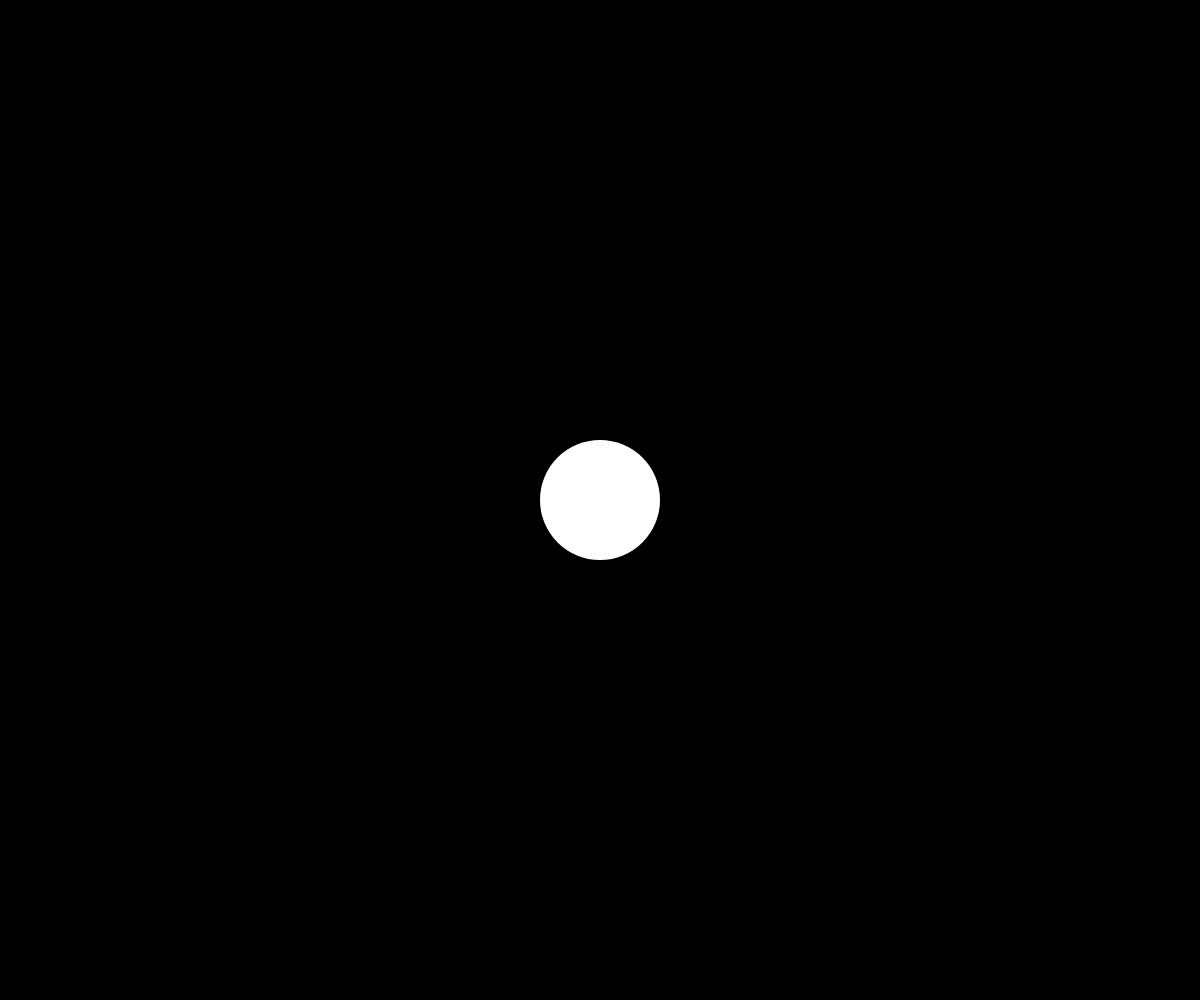
Frame 1 (no input)
Frame 60 (no input): identical to frame 1, image omitted
Frame 120 (the mouse pressed at the canvas centre since frame 60): identical to frame 1, image omitted

The p5.js sketch that drew this single still picture (run headless with seeded random() and noise() and a simulated clock; from frame 60 on, the mouse is pressed at the canvas centre):

// p5.js sketch
// ── sketch.js
/*
 * © 2026 Schultzschultz. Created for 'Schultzschultz Creative Coding Masterclass'.
 * For educational use only. All rights reserved.
 *
 * -------------------------
 * p5.js iOS Motion Sensor
 * -------------------------
 *
 * A single ball steered by device tilt. Bounces off window edges.
 *
 * - requestMotionPermission(): iOS 13+ permission gate, called from the HTML button.
 */


// ── State ──────────────────────────────────────────────────────────────────

let permissionGranted = false; // true once the user approves motion access

// Ball position and velocity
let bx, by, vx, vy;

const BALL_RADIUS   = 60;
const GRAVITY_SCALE = 25.8;  // how strongly tilt steers the ball
const DAMPING       = 0.5; // energy kept on each edge bounce (0–1)


// ── p5.js lifecycle ────────────────────────────────────────────────────────

// Runs once when the sketch starts
function setup() {
  createCanvas(windowWidth, windowHeight);

  // Start the ball in the centre
  bx = width  / 2;
  by = height / 2;
  vx = 0;
  vy = 0;

  // On desktop / Android, motion access is immediate — hide the button.
  if (typeof DeviceMotionEvent.requestPermission !== 'function') {
    permissionGranted = true;
    hidePermissionOverlay();
  }
}

// Runs continuously (frame by frame)
function draw() {
  background(0);

  if (permissionGranted) {
    // rotationX: device tilted forward/back (nose down = positive → ball moves down)
    // rotationY: device tilted left/right   (right edge down = positive → ball moves right)
    const gx = map(rotationY, -90, 90, -GRAVITY_SCALE, GRAVITY_SCALE);
    const gy = map(rotationX, -90, 90, -GRAVITY_SCALE, GRAVITY_SCALE);

    vx += gx;
    vy += gy;

    bx += vx;
    by += vy;

    // Bounce off left / right edges
    if (bx - BALL_RADIUS < 0) {
      bx = BALL_RADIUS;
      vx = abs(vx) * DAMPING;
    } else if (bx + BALL_RADIUS > width) {
      bx = width - BALL_RADIUS;
      vx = -abs(vx) * DAMPING;
    }

    // Bounce off top / bottom edges
    if (by - BALL_RADIUS < 0) {
      by = BALL_RADIUS;
      vy = abs(vy) * DAMPING;
    } else if (by + BALL_RADIUS > height) {
      by = height - BALL_RADIUS;
      vy = -abs(vy) * DAMPING;
    }

    // Draw ball
    noStroke();
    fill(255);
    ellipse(bx, by, BALL_RADIUS * 2);

  } 
}

// Keeps the canvas size in sync with the browser window.
function windowResized() {
  resizeCanvas(windowWidth, windowHeight);
}


// ── Permission ─────────────────────────────────────────────────────────────

// Must be called from a user-gesture handler (the HTML button onclick).
// iOS 13+ requires DeviceMotionEvent.requestPermission() inside a tap/click.
function requestMotionPermission() {
  if (typeof DeviceMotionEvent.requestPermission === 'function') {
    DeviceMotionEvent.requestPermission()
      .then(state => {
        if (state === 'granted') {
          permissionGranted = true;
          hidePermissionOverlay();
        }
      })
      .catch(console.error);
  } else {
    // Android / desktop — no prompt needed
    permissionGranted = true;
    hidePermissionOverlay();
  }
}

function hidePermissionOverlay() {
  const overlay = document.getElementById('permission-overlay');
  if (overlay) overlay.style.display = 'none';
}
